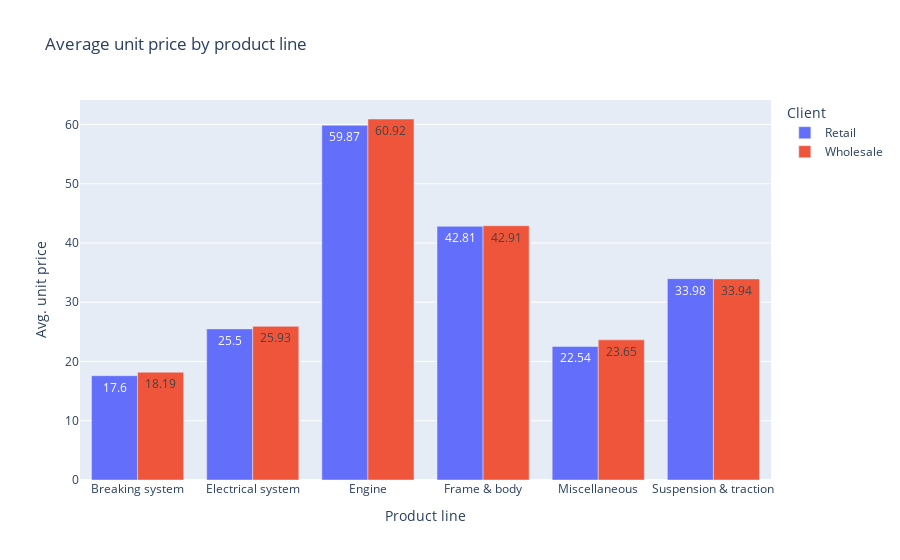

Notebook code for this chart:
### Markdown cell above
### AVERAGE UNIT PRICE BY PRODUCT LINE
Looking at the graph below, it appears that the product line with the highest average cost is for the engine, which makes sense.

A key takeaway from the graph is that wholesale clients tend to pay more than retail clients across all product lines, except for **Suspension & traction**.

### Code cell
# What is the average unit price for each product line?
avg_unit = df.groupby(['product_line', 'client_type'], as_index=False)[['unit_price']].mean().round(2)

fig = px.bar(avg_unit, x='product_line', y='unit_price', color='client_type',
             barmode='group', text_auto=True,
             title='Average unit price by product line',
             labels={
                 'client_type': 'Client',
                 'product_line': 'Product line',
                 'unit_price': 'Avg. unit price'
             })
fig.show()

### Figure 1 — Plotly figure (JSON) as saved in the notebook; plotly's stock layout.template omitted (floating-point values rounded to 4 significant figures)
{"data": [{"alignmentgroup": "True", "hovertemplate": "Client=Retail<br>Product line=%{x}<br>Avg. unit price=%{y}<extra></extra>", "legendgroup": "Retail", "marker": {"color": "#636efa", "pattern": {"shape": ""}}, "name": "Retail", "offsetgroup": "Retail", "orientation": "v", "showlegend": true, "textposition": "auto", "texttemplate": "%{y}", "type": "bar", "x": ["Breaking system", "Electrical system", "Engine", "Frame & body", "Miscellaneous", "Suspension & traction"], "xaxis": "x", "y": [17.6, 25.5, 59.87, 42.81, 22.54, 33.98], "yaxis": "y"}, {"alignmentgroup": "True", "hovertemplate": "Client=Wholesale<br>Product line=%{x}<br>Avg. unit price=%{y}<extra></extra>", "legendgroup": "Wholesale", "marker": {"color": "#EF553B", "pattern": {"shape": ""}}, "name": "Wholesale", "offsetgroup": "Wholesale", "orientation": "v", "showlegend": true, "textposition": "auto", "texttemplate": "%{y}", "type": "bar", "x": ["Breaking system", "Electrical system", "Engine", "Frame & body", "Miscellaneous", "Suspension & traction"], "xaxis": "x", "y": [18.19, 25.93, 60.92, 42.91, 23.65, 33.94], "yaxis": "y"}], "layout": {"barmode": "group", "legend": {"title": {"text": "Client"}, "tracegroupgap": 0}, "title": {"text": "Average unit price by product line"}, "xaxis": {"anchor": "y", "domain": [0, 1], "title": {"text": "Product line"}}, "yaxis": {"anchor": "x", "domain": [0, 1], "title": {"text": "Avg. unit price"}}}}
